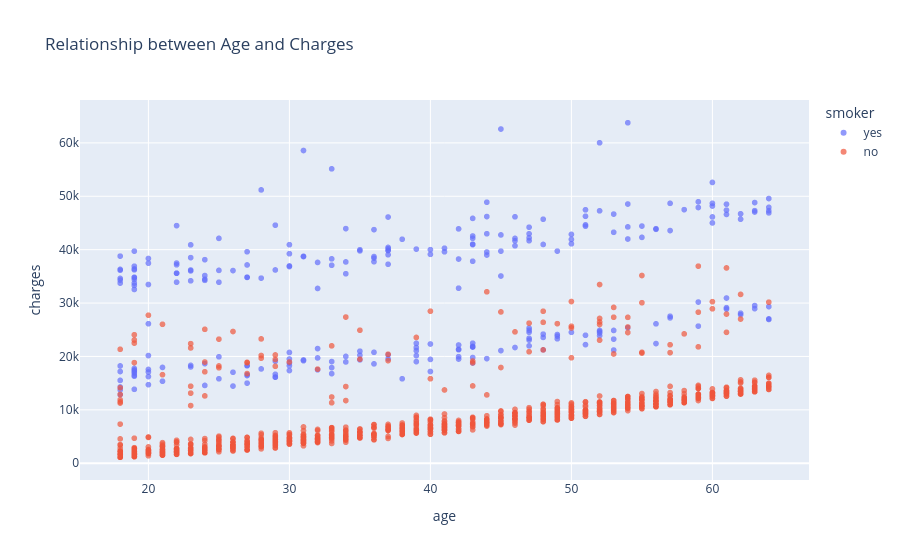

The notebook cell this image was saved under:
### Markdown cell above
### 7. Age and Charges relationship

### Code cell
px.scatter(
    data_frame=medical_df,
    x = 'age',
    y = 'charges',
    color='smoker',
    hover_data='sex',
    opacity=0.7, # this parameter controls the transparency of the points in the scatter plot. A value of 0.7 means that the points will be 70% opaque and 30% transparent, allowing for better visibility of overlapping points.
    title='Relationship between Age and Charges'
)

### Figure 1 — Plotly figure (JSON) as saved in the notebook; plotly's stock layout.template omitted (floating-point values rounded to 4 significant figures; data arrays with more than 128 entries replaced by an {"elided": "..."} marker saying what was removed)
{"data": [{"customdata": {"elided": "274x1 int values"}, "hovertemplate": "smoker=yes<br>age=%{x}<br>charges=%{y}<br>sex=%{customdata[0]}<extra></extra>", "legendgroup": "yes", "marker": {"color": "#636efa", "opacity": 0.7, "symbol": "circle"}, "mode": "markers", "name": "yes", "showlegend": true, "type": "scattergl", "x": {"elided": "274 int values"}, "xaxis": "x", "y": {"elided": "274 float values"}, "yaxis": "y"}, {"customdata": {"elided": "1064x1 int values"}, "hovertemplate": "smoker=no<br>age=%{x}<br>charges=%{y}<br>sex=%{customdata[0]}<extra></extra>", "legendgroup": "no", "marker": {"color": "#EF553B", "opacity": 0.7, "symbol": "circle"}, "mode": "markers", "name": "no", "showlegend": true, "type": "scattergl", "x": {"elided": "1064 int values"}, "xaxis": "x", "y": {"elided": "1064 float values"}, "yaxis": "y"}], "layout": {"legend": {"title": {"text": "smoker"}, "tracegroupgap": 0}, "title": {"text": "Relationship between Age and Charges"}, "xaxis": {"anchor": "y", "domain": [0, 1], "title": {"text": "age"}}, "yaxis": {"anchor": "x", "domain": [0, 1], "title": {"text": "charges"}}}}
